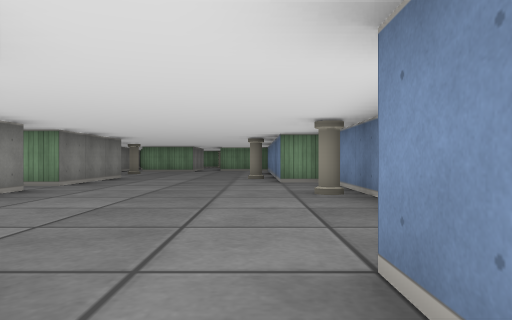
view 1 (above)

24 first-person views from a walk through a cub3D ray-caster map. The camera is about half as high as the walls, looks level and sees 70° across. The floor is counted in squares. Each view is taken from the middle of a square. On the plan, view 1 faces up. The plan holds only what a view shows up to about 9 squares ahead; the rest is blank.

view 2
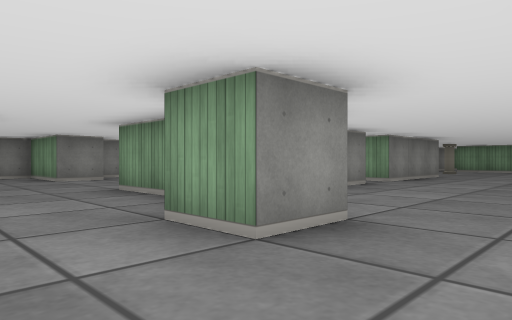

view 3
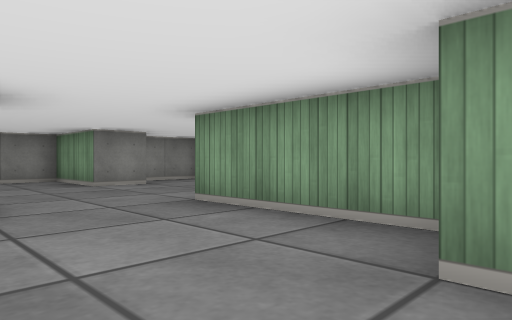

view 4
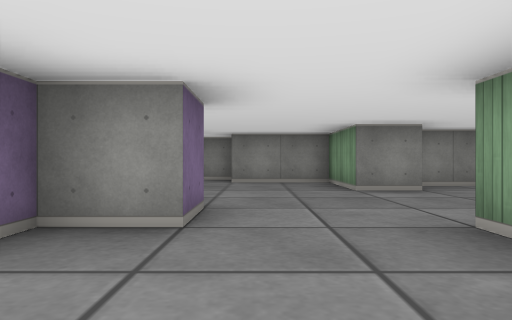

view 5
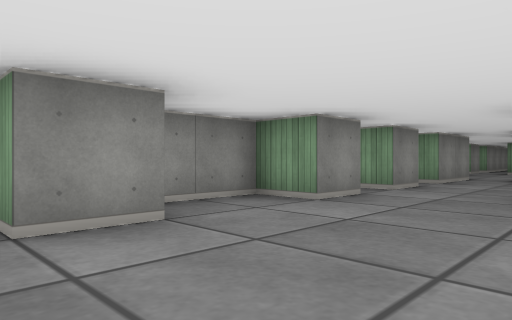

view 6
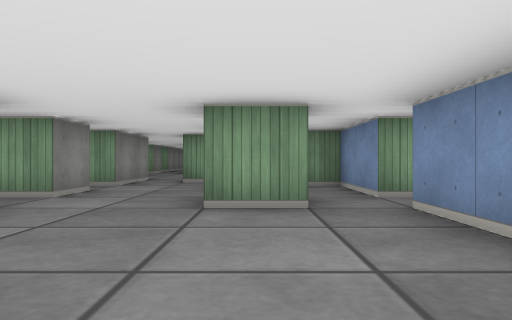

view 7
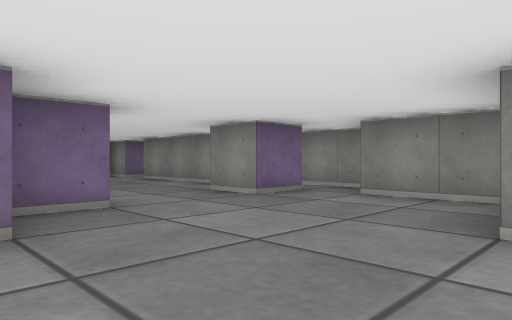

view 8
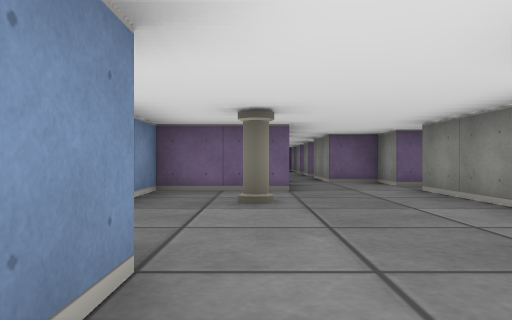

view 9
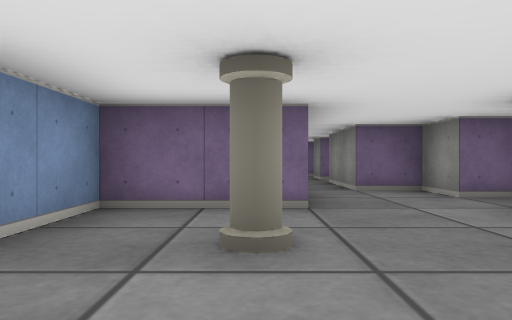

view 10
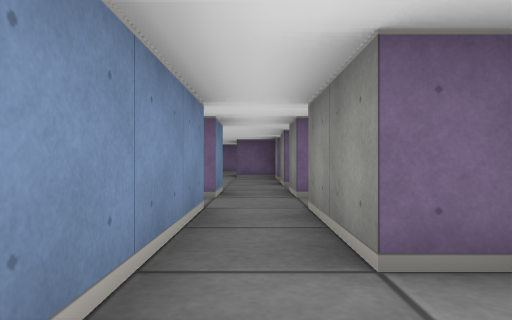

view 11
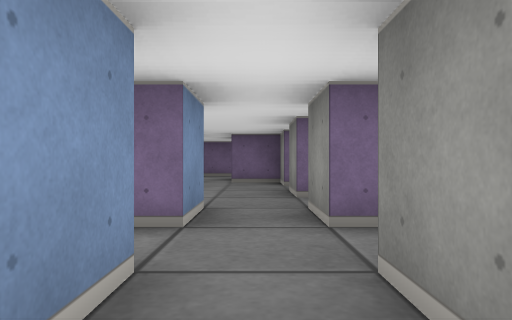

view 12
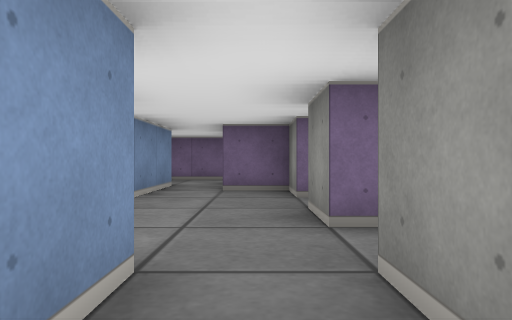

view 13
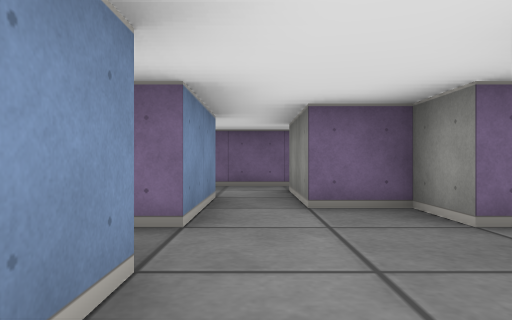

view 14
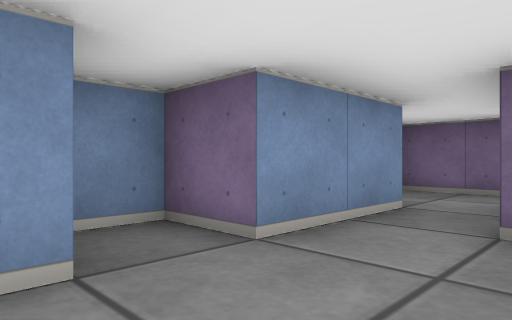

view 15
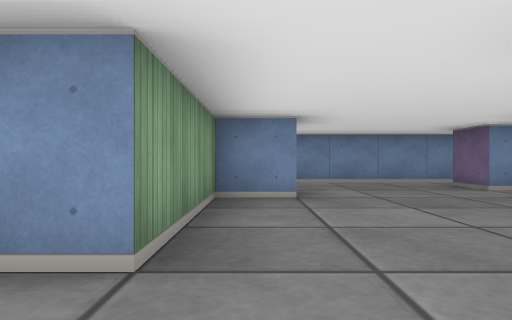

view 16
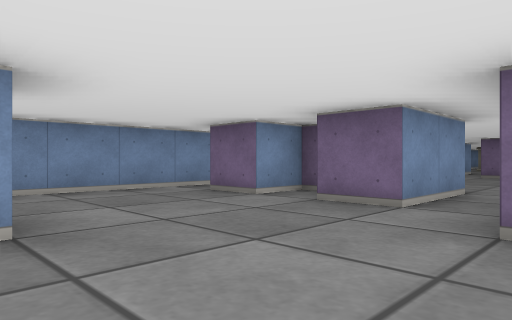

view 17
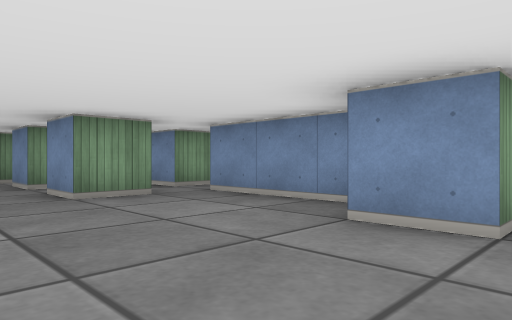

view 18
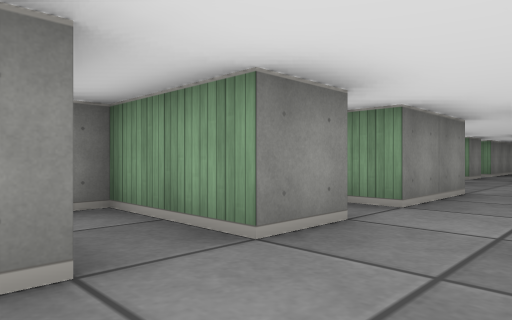

view 19
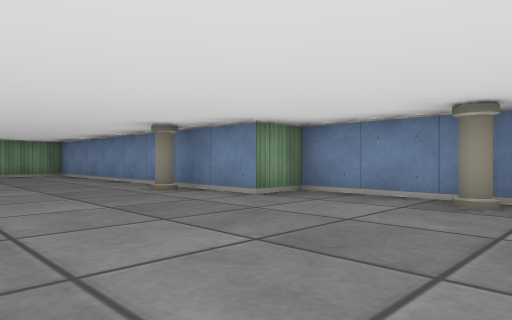

view 20
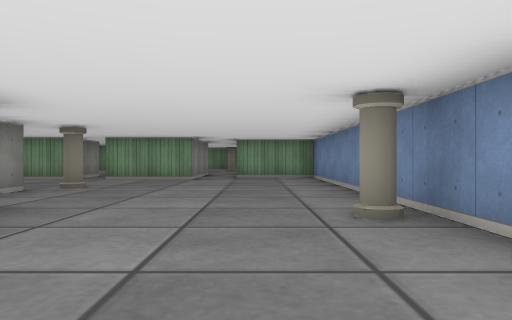

view 21
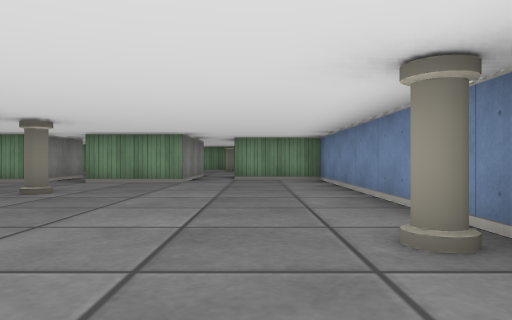

view 22
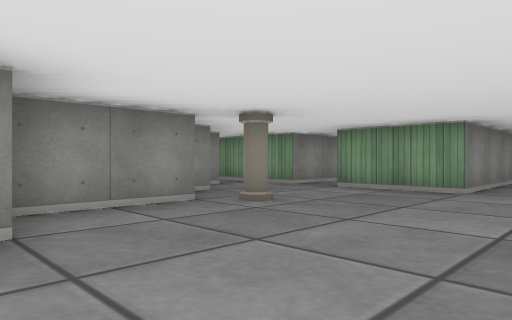

view 23
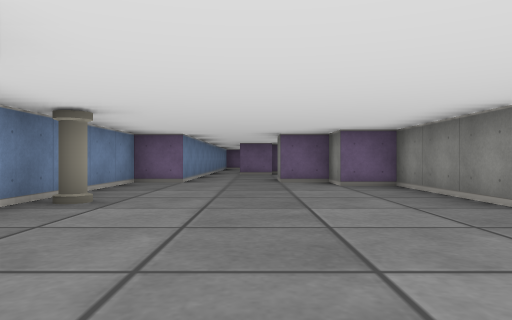

view 24
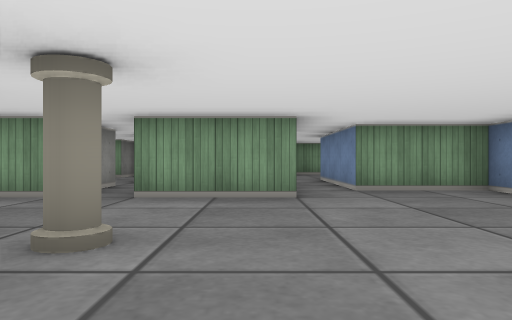

### Floor plan
Ten units are one square. View 1 is at (0, 0); x grows to the right and y downward. Boxes are objects, and circles mark ways between rooms. Rooms are numbered by the first view taken in them; rooms with no view inside come last. Other rooms are left out.
<svg viewBox="-120 -180 140 361">
<path fill="none" stroke="#000" d="M-66 5 -55 5 -55 15 -45 15M-75 25 -75 15 -66 15M-85 -26 -85 -15 -105 -15 -105 5M-105 15 -95 15 -95 25M-45 -30 -45 -55M-35 25 -25 25M-115 5 -115 24M-105 38 -105 65M-15 -5 -25 -5 -25 -15 -55 -15 -55 -25M-54 -55 -65 -55 -65 -65M-85 -56 -85 -45 -95 -45 -95 -29M-15 35 -15 25 -5 25M-86 65 -65 65 -65 51M-45 -65 -45 -85 -51 -85M-65 -75 -65 -85M-85 -75 -85 -65 -105 -65M5 24 5 -5M-112 75 -105 75 -105 85 -95 85 -95 105M-62 -95 -75 -95M-85 -95 -85 -85 -91 -85M-85 105 -85 76M-85 115 -81 115M-95 135 -95 145M-85 125 -85 115M-95 115 -95 125M-75 146 -75 136M-35 -96 -35 -65 -45 -65M-45 -115 -45 -96M-35 -55 -35 -25 -25 -25 -25 -15 -15 -15 -15 -5M-55 -126 -55 -121M-55 -165 -55 -145 -78 -145M-25 -175 -25 -145 -45 -145M5 -5 5 -15 15 -15 15 -75 5 -75 5 -155 -15 -155 -15 -175M-95 -152 -95 -145M-95 155 -95 165 -85 165 -85 174M-75 176 -75 155 -65 155 -65 148"/>
<rect x="-85" y="45" width="10" height="10" fill="#bbb"><title>pillar</title></rect>
<rect x="-45" y="-125" width="10" height="10" fill="#bbb"><title>pillar</title></rect>
<rect x="-5" y="-95" width="10" height="10" fill="#bbb"><title>pillar</title></rect>
<rect x="5" y="-55" width="10" height="10" fill="#bbb"><title>pillar</title></rect>
<circle cx="-90" cy="100" r="3" fill="#2a7"/>
<circle cx="-40" cy="-60" r="3" fill="#2a7"/>
<circle cx="-5" cy="-10" r="3" fill="#2a7"/>
<circle cx="-90" cy="120" r="3" fill="#2a7"/>
<circle cx="-85" cy="140" r="3" fill="#2a7"/>
<text x="-70" y="0">1</text>
<text x="-90" y="110">2</text>
<text x="-90" y="130">3</text>
<text x="-20" y="-90">4</text>
<text x="-80" y="160">5</text>
</svg>
Room 1 opens to room 2. Room 1 opens to room 4. Room 2 opens to room 3. Room 3 opens to room 5.

Where each view was taken, in squares from view 1:
view 1: 0 up, 0 right, facing up
view 2: 1 down, 0 right, facing up-left
view 3: 1 down, 2 left, facing up-left
view 4: 0 up, 3 left, facing left
view 5: 1 up, 6 left, facing up-left
view 6: 2 up, 6 left, facing up
view 7: 2 up, 6 left, facing down-left
view 8: 1 down, 8 left, facing down
view 9: 3 down, 8 left, facing down
view 10: 7 down, 9 left, facing down
view 11: 9 down, 9 left, facing down
view 12: 11 down, 9 left, facing down
view 13: 13 down, 8 left, facing down
view 14: 14 down, 9 left, facing down-right
view 15: 1 up, 7 left, facing right
view 16: 1 up, 5 left, facing down-right
view 17: 1 up, 8 left, facing up-right
view 18: 5 up, 7 left, facing up-left
view 19: 4 up, 3 left, facing up-right
view 20: 6 up, 1 left, facing up
view 21: 7 up, 1 left, facing up
view 22: 9 up, 1 left, facing up-left
view 23: 9 up, 1 left, facing down
view 24: 10 up, 3 left, facing up
